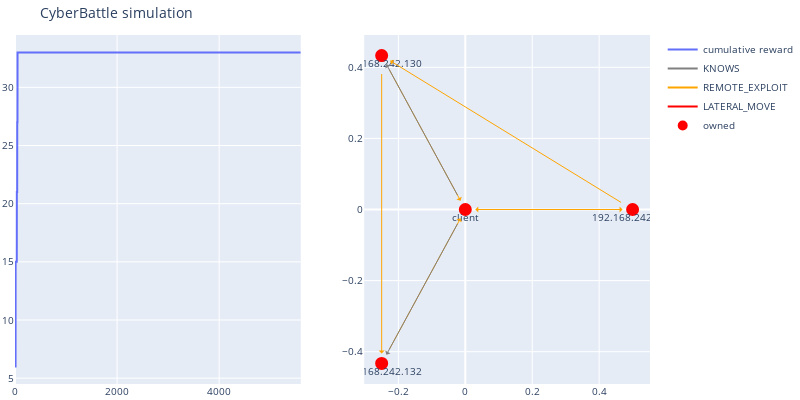

This figure's notebook cell:
### Code cell
gym_env.render()

### Figure 1 — Plotly figure (JSON) as saved in the notebook; plotly's stock layout.template omitted (floating-point values rounded to 4 significant figures; data arrays with more than 128 entries replaced by an {"elided": "..."} marker saying what was removed)
{"data": [{"name": "cumulative reward", "type": "scatter", "xaxis": "x", "y": {"elided": "5600 int values"}, "yaxis": "y"}, {"line": {"color": "gray"}, "mode": "lines", "name": "KNOWS", "type": "scatter", "x": [0], "xaxis": "x2", "y": [0], "yaxis": "y2"}, {"line": {"color": "orange"}, "mode": "lines", "name": "REMOTE_EXPLOIT", "type": "scatter", "x": [0], "xaxis": "x2", "y": [0], "yaxis": "y2"}, {"line": {"color": "red"}, "mode": "lines", "name": "LATERAL_MOVE", "type": "scatter", "x": [0], "xaxis": "x2", "y": [0], "yaxis": "y2"}, {"hoverinfo": "text", "marker": {"color": "#D32F2E", "line": {"color": "rgb(255,0,0)", "width": 8}, "size": 5, "symbol": "circle-dot"}, "mode": "markers+text", "name": "owned", "text": ["client", "192.168.242.128", "192.168.242.130", "192.168.242.132"], "textposition": "bottom center", "type": "scatter", "x": [0, 0.5, -0.25, -0.25], "xaxis": "x2", "y": [0, 9.934e-09, 0.433, -0.433], "yaxis": "y2"}, {"hoverinfo": "text", "marker": {"color": "#0e9d00", "line": {"color": "rgb(0,255,0)", "width": 8}, "size": 5, "symbol": "circle-dot"}, "mode": "markers+text", "name": "discovered", "text": [], "textposition": "bottom center", "type": "scatter", "x": [], "xaxis": "x2", "y": [], "yaxis": "y2"}], "layout": {"annotations": [{"align": "center", "arrowcolor": "orange", "arrowhead": 1, "arrowsize": 1, "arrowwidth": 1, "ax": 0.5, "axref": "x2", "ay": 9.934e-09, "ayref": "y2", "hovertext": "REMOTE_EXPLOIT", "opacity": 1, "showarrow": true, "standoff": 10, "startstandoff": 10, "x": -0.25, "xref": "x2", "y": 0.433, "yref": "y2"}, {"align": "center", "arrowcolor": "orange", "arrowhead": 1, "arrowsize": 1, "arrowwidth": 1, "ax": 0.5, "axref": "x2", "ay": 9.934e-09, "ayref": "y2", "hovertext": "REMOTE_EXPLOIT", "opacity": 1, "showarrow": true, "standoff": 10, "startstandoff": 10, "x": 0, "xref": "x2", "y": 0, "yref": "y2"}, {"align": "center", "arrowcolor": "orange", "arrowhead": 1, "arrowsize": 1, "arrowwidth": 1, "ax": -0.25, "axref": "x2", "ay": 0.433, "ayref": "y2", "hovertext": "REMOTE_EXPLOIT", "opacity": 1, "showarrow": true, "standoff": 10, "startstandoff": 10, "x": -0.25, "xref": "x2", "y": -0.433, "yref": "y2"}, {"align": "center", "arrowcolor": "orange", "arrowhead": 1, "arrowsize": 1, "arrowwidth": 1, "ax": -0.25, "axref": "x2", "ay": 0.433, "ayref": "y2", "hovertext": "REMOTE_EXPLOIT", "opacity": 1, "showarrow": true, "standoff": 10, "startstandoff": 10, "x": 0, "xref": "x2", "y": 0, "yref": "y2"}, {"align": "center", "arrowcolor": "orange", "arrowhead": 1, "arrowsize": 1, "arrowwidth": 1, "ax": -0.25, "axref": "x2", "ay": -0.433, "ayref": "y2", "hovertext": "REMOTE_EXPLOIT", "opacity": 1, "showarrow": true, "standoff": 10, "startstandoff": 10, "x": 0, "xref": "x2", "y": 0, "yref": "y2"}, {"align": "center", "arrowcolor": "orange", "arrowhead": 1, "arrowsize": 1, "arrowwidth": 1, "ax": 0, "axref": "x2", "ay": 0, "ayref": "y2", "hovertext": "REMOTE_EXPLOIT", "opacity": 1, "showarrow": true, "standoff": 10, "startstandoff": 10, "x": 0.5, "xref": "x2", "y": 9.934e-09, "yref": "y2"}, {"align": "center", "arrowcolor": "gray", "arrowhead": 1, "arrowsize": 1, "arrowwidth": 1, "ax": 0, "axref": "x2", "ay": 0, "ayref": "y2", "hovertext": "KNOWS", "opacity": 1, "showarrow": true, "standoff": 10, "startstandoff": 10, "x": -0.25, "xref": "x2", "y": 0.433, "yref": "y2"}, {"align": "center", "arrowcolor": "gray", "arrowhead": 1, "arrowsize": 1, "arrowwidth": 1, "ax": 0, "axref": "x2", "ay": 0, "ayref": "y2", "hovertext": "KNOWS", "opacity": 1, "showarrow": true, "standoff": 10, "startstandoff": 10, "x": -0.25, "xref": "x2", "y": -0.433, "yref": "y2"}, {"align": "center", "arrowcolor": "orange", "arrowhead": 1, "arrowsize": 1, "arrowwidth": 1, "ax": 0, "axref": "x2", "ay": 0, "ayref": "y2", "hovertext": "REMOTE_EXPLOIT", "opacity": 1, "showarrow": true, "standoff": 10, "startstandoff": 10, "x": 0, "xref": "x2", "y": 0, "yref": "y2"}], "autosize": false, "font": {"size": 10}, "height": 400, "hovermode": "closest", "margin": {"b": 15, "l": 2, "r": 2, "t": 35}, "showlegend": true, "title": {"text": "CyberBattle simulation"}, "width": 800, "xaxis": {"anchor": "y", "domain": [0, 0.45]}, "xaxis2": {"anchor": "y2", "domain": [0.55, 1]}, "yaxis": {"anchor": "x", "domain": [0, 1]}, "yaxis2": {"anchor": "x2", "domain": [0, 1]}}}
